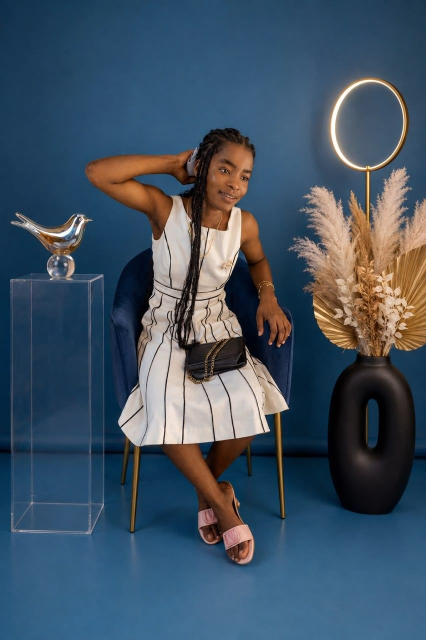
#> input picture assets/images/ME CURRENTLY.jpg, 852 x 1280 px (shown at 1/2 size)
$ python optimize-images.py
#> lines starting #> are read from the running program, lines starting #| are printed output that depends on the picture
#!/usr/bin/env python3
"""
Responsive image pipeline for "Mercy - A Story Worth Celebrating".

Generates, for every source photograph in assets/images/:
    assets/img/<slug>-320.webp
    assets/img/<slug>-640.webp
    assets/img/<slug>-960.webp
    assets/img/<slug>-960.jpg   (JPEG fallback, progressive, metadata stripped)

Design notes
------------
* Source files are read-only masters and are never modified.
* Output is metadata-stripped, which is where most of the size win comes from
  (several originals carried large EXIF blocks).
* Only widths <= the native width are generated, so nothing is ever upscaled.
* Widths are quantised to the breakpoints the layout actually uses
  (320 / 640 / 960) so the browser never downloads a size it cannot use.
* A manifest is emitted for the gallery and media modal so JavaScript-rendered
  images build identical srcset markup from one source of truth.

Usage:  python tools/optimize-images.py [--quality 78] [--force]
"""

from __future__ import annotations

import argparse
import json
import re
import sys
from pathlib import Path

try:
    from PIL import Image, ImageOps
except ImportError:  # pragma: no cover
    sys.exit("Pillow is required: python -m pip install Pillow")

ROOT = Path(__file__).resolve().parent.parent
SOURCE_DIR = ROOT / "assets" / "images"
OUTPUT_DIR = ROOT / "assets" / "img"
MANIFEST = ROOT / "js" / "media-manifest.json"

WIDTHS = (320, 640, 960)
FALLBACK_WIDTH = 960
WEBP_QUALITY = 74
JPEG_QUALITY = 80
LARGE_SOURCE_MB = 0.35

_SLUG_STRIP = re.compile(r"[^a-z0-9]+")


def slugify(name: str) -> str:
    stem = Path(name).stem.lower()
    stem = _SLUG_STRIP.sub("-", stem).strip("-")
    return stem or "image"


def load_image(path: Path) -> Image.Image:
    image = Image.open(path)
#> image is the input picture: PIL image 852x1280 RGB; mean R, G, B 65.3, 82.3, 98.3
    image = ImageOps.exif_transpose(image)
    if image.mode in ("RGBA", "LA", "P"):
        image = image.convert("RGBA")
        flat = Image.new("RGB", image.size, (7, 24, 40))
        flat.paste(image, mask=image.split()[-1])
        return flat
    return image.convert("RGB")


def resize_to(image: Image.Image, width: int) -> Image.Image:
    if width >= image.width:
        return image.copy()
    height = round(image.height * width / image.width)
    return image.resize((width, height), Image.LANCZOS)


def save_webp(image: Image.Image, dest: Path) -> int:
    dest.parent.mkdir(parents=True, exist_ok=True)
    image.save(dest, "WEBP", quality=WEBP_QUALITY, method=6)
    return dest.stat().st_size


def save_jpeg(image: Image.Image, dest: Path) -> int:
    dest.parent.mkdir(parents=True, exist_ok=True)
    image.save(dest, "JPEG", quality=JPEG_QUALITY, optimize=True,
               progressive=True, subsampling="4:2:0")
    return dest.stat().st_size


def human(kb: float) -> str:
    return f"{kb:.0f}KB"


def main() -> int:
    parser = argparse.ArgumentParser()
    parser.add_argument("--quality", type=int, default=None,
                        help="Override the WebP quality (default %d)." % WEBP_QUALITY)
    parser.add_argument("--force", action="store_true",
                        help="Rebuild even when the output already exists.")
    args = parser.parse_args()

    if args.quality:
        globals()["WEBP_QUALITY"] = max(30, min(95, args.quality))

    if not SOURCE_DIR.is_dir():
        sys.exit(f"Missing source directory: {SOURCE_DIR}")

    sources = sorted(p for p in SOURCE_DIR.iterdir()
                     if p.suffix.lower() in (".jpg", ".jpeg", ".png"))
    if not sources:
        sys.exit(f"No source images found in {SOURCE_DIR}")

    manifest: dict[str, dict] = {}
    source_total = 0
    output_total = 0
    typical_total = 0
    hero_bytes = 0
    warnings: list[str] = []

    # The only photograph fetched eagerly: the opening hero portrait.
    HERO_SOURCE = "ME CURRENTLY.jpg"

    print(f"Optimising {len(sources)} photographs -> {OUTPUT_DIR.relative_to(ROOT)}")
    print("-" * 74)

    for source in sources:
        slug = slugify(source.name)
        image = load_image(source)
        native_w, native_h = image.width, image.height
#> native_w = 852; native_h = 1280
        source_bytes = source.stat().st_size
        source_total += source_bytes

        produced = 0
        built = 0
        for width in WIDTHS:
            if width > native_w:
                continue
            dest = OUTPUT_DIR / f"{slug}-{width}.webp"
            if dest.exists() and not args.force:
                built += dest.stat().st_size
                continue
            built += save_webp(resize_to(image, width), dest)
            produced += 1
#> this loop made 1 pass
#> pass 1, in save_webp, `image.save(dest, "WEBP", quality=WEBP_QUALITY, method=6)`:
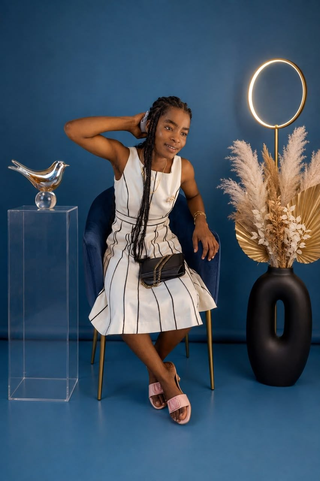
#> saved as me-currently-320.webp: PIL image 320x481 RGB; mean R, G, B 65.3, 82.3, 98.3
#> after the loop, built = 0; produced = 0

        fallback_width = min(FALLBACK_WIDTH, native_w)
        fallback = OUTPUT_DIR / f"{slug}-{fallback_width}.jpg"
        if fallback.exists() and not args.force:
            fallback_bytes = fallback.stat().st_size
        else:
            fallback_bytes = save_jpeg(resize_to(image, fallback_width), fallback)
            produced += 1

        webp_widths = [w for w in WIDTHS if w <= native_w]
        output_total += built + fallback_bytes

        # Model the real download: a phone is served ONE width, never the whole
        # set. Weight by how often each width is actually requested - most
        # photographs are seen in a grid or a portrait frame, so 640 is the
        # common case and 960 is the high-density case.
        served = 0
        for width in webp_widths:
            path = OUTPUT_DIR / f"{slug}-{width}.webp"
            size = path.stat().st_size if path.exists() else 0
            if width == 640:
                served += size * 0.55
            elif width == 320:
                served += size * 0.3
            else:
                served += size * 0.15
        typical_total += served

        manifest[source.name] = {
            "slug": slug,
            "src": f"assets/img/{slug}-{fallback_width}.jpg",
            "width": fallback_width,
            "height": max(1, round(native_h * fallback_width / native_w)),
            "widths": webp_widths,
        }

        if source.name == HERO_SOURCE and 320 in webp_widths:
            hero_path = OUTPUT_DIR / f"{slug}-320.webp"
            hero_bytes = hero_path.stat().st_size if hero_path.exists() else 0

        if source_bytes > LARGE_SOURCE_MB * 1024 * 1024:
            warnings.append(f"  ! {source.name} was {human(source_bytes / 1024)}")
        print(f"  {source.name[:44]:<44} {native_w}x{native_h} "
              f"{human(source_bytes / 1024):>8} -> "
              f"{human((built + fallback_bytes) / 1024):>7}  "
              f"({len(webp_widths)} sizes"
              + (f", {produced} rebuilt" if produced else "") + ")")

    MANIFEST.parent.mkdir(parents=True, exist_ok=True)
    MANIFEST.write_text(json.dumps(manifest, indent=2, sort_keys=True) + "\n",
                        encoding="utf-8")

    # Report the bytes a visitor actually downloads, not the size of the whole
    # output directory. The directory total is always larger than the masters
    # because each photo exists in several widths, so it is not a useful
    # "before vs after" figure. What matters is the cost of ONE image at the
    # size a phone actually requests.
    avg_masters = source_total / max(1, len(manifest))
    avg_typical = typical_total / max(1, len(manifest))
    print("-" * 74)
    print(f"Photographs  : {len(manifest)}")
    print(f"Variants     : {sum(len(v['widths']) for v in manifest.values())} WebP + "
          f"{len(manifest)} JPEG fallback")
    print(f"Output dir   : {human(output_total / 1024)} total on disk "
          f"(expected: it holds every width)")
    print("")
    print("What a visitor actually downloads, per photograph:")
    print(f"  old (always the full master) : ~{human(avg_masters / 1024)}")
    print(f"  new (average served size)    : ~{human(avg_typical / 1024)}")
    print(f"  saving per photograph        : ~"
          f"{human((avg_masters - avg_typical) / 1024)} "
          f"({100 * (avg_masters - avg_typical) / avg_masters:.0f}%)")
    print(f"  first screen (1 eager hero)  : "
          f"~{human(hero_bytes / 1024) if hero_bytes else 'n/a'}")
    print("")
    print(f"Manifest     : {MANIFEST.relative_to(ROOT)}")
    for line in warnings:
        print(line)
    return 0


if __name__ == "__main__":
#> (the run stopped early here; a loop or call above may not have finished)
